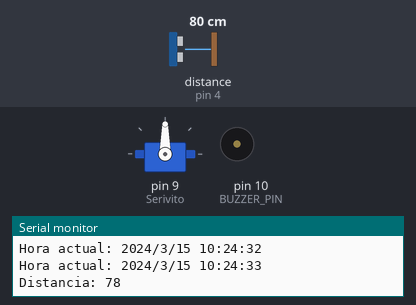
The sketch below on a simulated Arduino Uno, built with avr-gcc and run on an emulated ATmega328P. Shown: servo, buzzer (waves = sounding, pin HIGH), the last lines printed to the serial monitor. Wiring (inferred from the names in the program): ultrasonic range finder: trigger pin 3; echo pin 4. The inputs (shaded band) are chosen by the test bench; at power-on: distance to the obstacle (sensor on pin 4) 80 cm. The echo pulse lasts 58.3 µs per cm; the local clock reads 2024-03-15 10:24:30 at power-on unless the sketch sets it; pins used as bus, display or sensor lines are not drawn.

Above: at 4.6 s.
4.7 s: distance to the obstacle (sensor on pin 4) set to 25 cm
At 6.72 s:
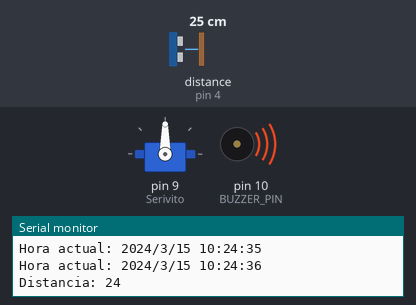
8.7 s: distance to the obstacle (sensor on pin 4) set to 19 cm
At 9.7 s:
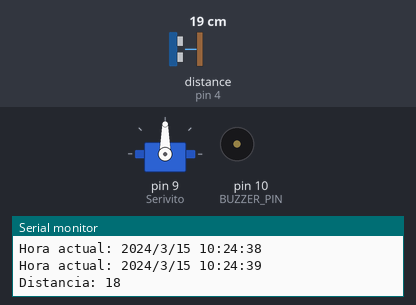
Timing chart, 0 to 11.7 s (numbered marks = the images above; inputs shaded):
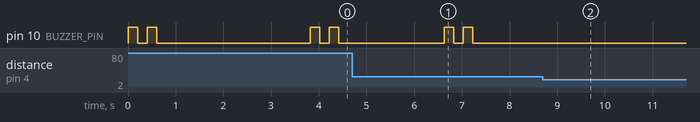

The sketch:

Alimentador_automatico_mascotas.ino
```cpp
#include <Wire.h>
#include <RTClib.h>
#include <Servo.h>

#define BUZZER_PIN 10 // Pin del buzzer
#define TRIGGER_PIN 3 // Pin del trigger
#define ECHO_PIN 4    // Pin del echo

RTC_DS3231 rtc;
Servo Serivito;

const int numHorarios = 3;
int horarios[numHorarios][2] = {
    {10, 32},  // alarma 1
    {10, 33},  // alarma 2
    {10, 34}   // alarma 3
};

bool servoActivado[numHorarios] = {false}; // Variable para que nomas se active una vez

void setup()
{
    Serial.begin(9600);
    Serivito.attach(9); // pin del servo
    pinMode(BUZZER_PIN, OUTPUT);
    pinMode(TRIGGER_PIN, OUTPUT);
    pinMode(ECHO_PIN, INPUT);

    if (!rtc.begin())
    {
        Serial.println("¡No se encontro el módulo de reloj!");
        while (1);
    }

    if (rtc.lostPower())
    {
        Serial.println("RTC perdió la alimentación, ajustando la hora...");
        rtc.adjust(DateTime(F(__DATE__), F(__TIME__)));
    }
}

void loop()
{
    DateTime now = rtc.now();

    Serial.print("Hora actual: ");
    printDateTime(now);


    if (now.second() % 3 == 0)
    {
        int distancia = medirDistancia();
        Serial.print("Distancia: ");
        Serial.println(distancia);
        if (distancia > 20)
        {
            // distancia pa pitidos
            for (int i = 0; i < 2; i++)
            {
                digitalWrite(BUZZER_PIN, HIGH);
                delay(200);
                digitalWrite(BUZZER_PIN, LOW);
                delay(200);
            }
        }
    }

    for (int i = 0; i < numHorarios; i++)
    {
        if (now.hour() == horarios[i][0] && now.minute() == horarios[i][1] && !servoActivado[i])
        {
            Serial.println("Abriendo la compuerta...");
            Serivito.write(180);
            digitalWrite(BUZZER_PIN, HIGH);
            delay(2000);
            Serial.println("Cerrando la compuerta...");
            Serivito.write(0);
            digitalWrite(BUZZER_PIN, LOW);
            servoActivado[i] = true;
        }
    }

    delay(1000);
}

void printDateTime(DateTime dt)
{
    Serial.print(dt.year(), DEC);
    Serial.print('/');
    Serial.print(dt.month(), DEC);
    Serial.print('/');
    Serial.print(dt.day(), DEC);
    Serial.print(" ");
    Serial.print(dt.hour(), DEC);
    Serial.print(':');
    Serial.print(dt.minute(), DEC);
    Serial.print(':');
    Serial.print(dt.second(), DEC);
    Serial.println();
}

int medirDistancia()
{
    digitalWrite(TRIGGER_PIN, LOW);
    delayMicroseconds(2);
    digitalWrite(TRIGGER_PIN, HIGH);
    delayMicroseconds(10);
    digitalWrite(TRIGGER_PIN, LOW);
    unsigned long tiempo = pulseIn(ECHO_PIN, HIGH);
    int distancia = tiempo * 0.034 / 2; //formuleichon pa la distancia
    return distancia;
}
```

Measured:
- the behaviour switches between 22 and 21 cm on distance to the obstacle (sensor on pin 4) (found by bisection; images 1 and 2)
- after the input at 8.7 s, pin 10 (BUZZER_PIN): stops changing and stays LOW
